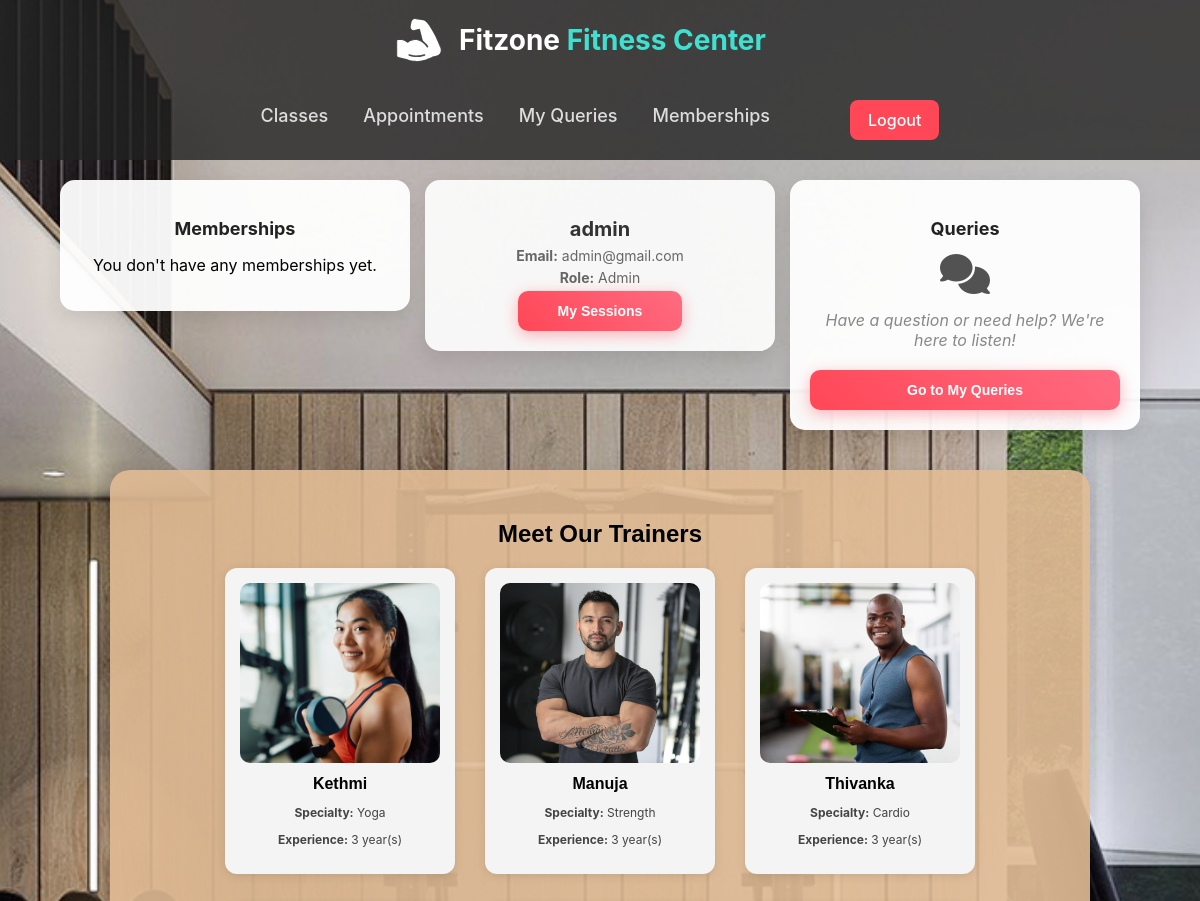
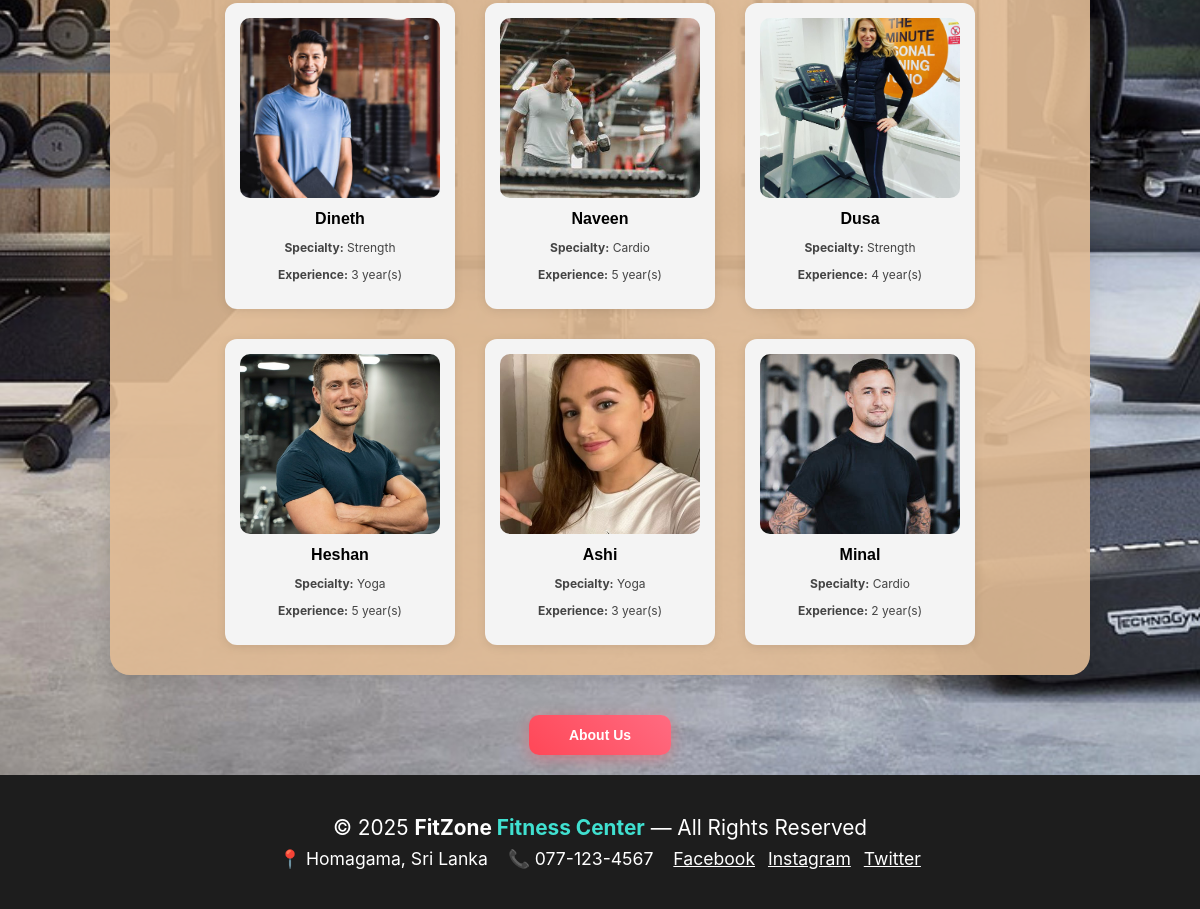
Page /includes/Users/userpage.php (signed in) on the committed database (2 pictures, top to bottom).
### tables this page shows
CREATE TABLE `users` (
  `user_id` int(11) NOT NULL,
  `username` varchar(50) NOT NULL,
  `pwd` varchar(255) NOT NULL,
  `email` varchar(100) NOT NULL,
  `role` enum('customer','staff','admin') NOT NULL
);

CREATE TABLE `trainers` (
  `trainer_id` int(11) NOT NULL,
  `name` varchar(255) NOT NULL,
  `specialty` varchar(255) NOT NULL,
  `experience` int(11) NOT NULL,
  `profile` varchar(255) NOT NULL
);

### includes/Users/userpage.php (the view, shortened to what this page needs)
<?php
$conn = new mysqli("localhost", "root", "", "gym");
$user_id = $_SESSION['user_id'];
$sql = "SELECT username, email, role FROM users WHERE user_id = ?";
$stmt = $conn->prepare($sql);
$stmt->bind_param("i", $user_id);
$stmt->execute();
$result = $stmt->get_result();
if ($result->num_rows > 0) {
    $user = $result->fetch_assoc();
} else {
    echo "No user found.";
    exit();
}
$memberships = [];
?>
<!DOCTYPE html>
<html lang="en">
<head>
    <link rel="stylesheet" href="https://cdnjs.cloudflare.com/ajax/libs/font-awesome/6.5.0/css/all.min.css">
</head>
<body>
    <header class="header">
        <div class="container">
            <img src="/gym/includes/image/logo.svg" alt="Fitzone Logo" style="width: 50px; height: 50px; margin-bottom: 10px;">
            <h1>Fitzone <span>Fitness Center</span></h1>
            <nav>
                <a href="view_classes.php">Classes</a>
                <a href="appointment.php">Appointments</a>
                <a href="UserQueries.php">My Queries</a>
                <a href="membership.php">Memberships</a>
                <a href="../logout.php" class="logout-btn">Logout</a>
            </nav>
        </div>
    </header>
    <div class="container">
        <div class="membership-section">
            <h3>Memberships</h3>
            <?php if (count($memberships) > 0): ?>
                <?php foreach ($memberships as $membership): ?>
                    <div class="membership">
                        <p><strong>Membership Name:</strong> <?php echo htmlspecialchars($membership['name']); ?></p>
                        <p><strong>Start Date:</strong> <?php echo htmlspecialchars($membership['start_date']); ?></p>
                        <p><strong>End Date:</strong> <?php echo htmlspecialchars($membership['end_date']); ?></p>
                        <div class="membership-action">
                            <a href="membership.php" class="button" style="padding:6px 18px;font-size:13px;">View Membership Details</a>
                        </div>
                    </div>
                <?php endforeach; ?>
            <?php else: ?>
                <p style="text-align:center;">You don't have any memberships yet.</p>
            <?php endif; ?>
        </div>
        <div class="user-profile">
            <h2><?php echo htmlspecialchars($user['username']); ?></h2>
            <p><strong>Email:</strong> <?php echo htmlspecialchars($user['email']); ?></p>
            <p><strong>Role:</strong> <?php echo htmlspecialchars(ucfirst($user['role'])); ?></p>
            <a href="viewappointment.php" class="button">My Sessions</a>
        </div>
        <div class="query-section">
            <h3>Queries</h3>
            <div style="text-align:center; margin-bottom:10px;">
                <i class="fa-solid fa-comments" style="font-size: 2.5em; color:rgb(82, 82, 82);"></i>
            </div>
            <p style="text-align:center; color:#888; font-style:italic; margin-bottom:15px;">
            Have a question or need help? We're here to listen!
            </p>
            <a href="UserQueries.php" class="button" style="display:block;text-align:center;margin-top:20px;">Go to My Queries</a>
        </div>
    </div>
    <section id="trainers" class="trainers">
        <h2>Meet Our Trainers</h2>
        <div class="trainer-grid">
            <?php
            $conn = new mysqli("localhost", "root", "", "gym");
            $sql = "SELECT name, specialty, experience, profile FROM trainers";
            $result = $conn->query($sql);
            if ($result->num_rows > 0) {
                while ($row = $result->fetch_assoc()) {
                    echo '<div class="trainer-card">';
                    echo '<img src="/gym/includes/admin/' . $row["profile"] . '" alt="' . $row["name"] . '" class="trainer-img">';
                    echo '<h3>' . ucfirst($row["name"]) . '</h3>';
                    echo '<p><strong>Specialty:</strong> ' . $row["specialty"] . '</p>';
                    echo '<p><strong>Experience:</strong> ' . $row["experience"] . ' year(s)</p>';
                    echo '</div>';
                }
            } else {
                echo "<p>No trainers found.</p>";
            }
            ?>
        </div>
    </section>
    <div class="action-button">
        <a href="/gym/includes/about_us.php" class="button">About Us</a>
    </div>
    <?php include __DIR__ . '/../footer.php'; ?>

### includes/footer.php (shortened to what this page needs)
<footer style="position: static;">
    <div style="padding: 20px 0;">
        <p style="font-size: 1.3em; margin: 0;">
            &copy; 2025 <strong>FitZone<span class="title"> Fitness Center</span></strong> &mdash; All Rights Reserved
        </p>
        <p style="margin: 8px 0 0 0; font-size: 1.1em;">
            <span style="margin-right: 15px;">📍 Homagama, Sri Lanka</span>
            <span style="margin-right: 15px;">📞 077-123-4567</span>
            <span>
                <a href="https://www.facebook.com" style="color: #fff; text-decoration: underline; margin-right: 8px;">Facebook</a>
                <a href="https://www.instagram.com" style="color: #fff; text-decoration: underline; margin-right: 8px;">Instagram</a>
                <a href="https://www.x.com" style="color: #fff; text-decoration: underline;">Twitter</a>
            </span>
        </p>
    </div>

### includes/Users/userpage.php (style rules this page uses)
body { margin: 0; font-family: 'Inter', sans-serif; background: url('/gym/includes/Background/background2.jpg') no-repeat center center fixed; background-size: cover; display: flex; flex-direction: column; min-height: 100vh; }
.header { background: rgba(34, 34, 34, 0.8); padding: 15px 0; color: #fff; text-align: center; }
.header h1 { margin: 0; font-size: 28px; margin-top:8px; margin-right: 40px; }
.header h1 span { color: #40E0D0; }
nav { margin-top: 10px; display: flex; flex-wrap: wrap; justify-content: center; gap: 15px; }
nav a { color: #ddd; margin: 5px 10px; text-decoration: none; font-weight: 500; font-size: 18px; transition: color 0.3s ease; }
.container { width: 90%; max-width: 1200px; margin: 0 auto; flex-grow: 1; display: flex; flex-wrap: wrap; justify-content: center; align-items: flex-start; gap: 15px; }
.user-profile { background: rgba(255, 255, 255, 0.9); max-width: 450px; margin: 20px 0; padding: 20px; border-radius: 15px; text-align: center; box-shadow: 0 8px 20px rgba(0, 0, 0, 0.1); flex: 1; min-width: 280px; }
.user-profile h2 { font-size: 20px; margin-bottom: 6px; color: #333; }
.user-profile p { font-size: 14px; color: #666; margin: 5px 0; }
.logout-btn { background: #ff4757; color: #ffffff; padding: 10px 18px; border: none; border-radius: 8px; cursor: pointer; text-decoration: none; display: inline-block; margin-top: 0px; margin-left: 55px; font-size: 16px; transition: all 0.3s ease; transform: scale(1); }
.action-button { text-align: center; margin: 20px 0; width: 100%; }
.button { background: linear-gradient(45deg, #ff4757, #ff6b81); color: #fff; padding: 12px 40px; border-radius: 10px; text-decoration: none; font-size: 14px; font-weight: bold; font-family: 'Montserrat', sans-serif; display: inline-block; box-shadow: 0 4px 15px rgba(255, 71, 87, 0.4); transition: all 0.3s ease; transform: scale(1); }
.membership-section { background: rgba(255, 255, 255, 0.95); max-width: 450px; margin: 20px 0; padding: 20px; border-radius: 15px; box-shadow: 0 8px 20px rgba(0, 0, 0, 0.1); flex: 1; min-width: 280px; }
.membership-section h3 { text-align: center; margin-bottom: 15px; color: #222; font-size: 18px; }
.query-section { background: rgba(255, 255, 255, 0.95); max-width: 450px; margin: 20px 0; padding: 20px; border-radius: 15px; box-shadow: 0 8px 20px rgba(0, 0, 0, 0.1); flex: 1; min-width: 280px; }
.query-section h3 { text-align: center; margin-bottom: 15px; color: #222; font-size: 18px; }
.trainers { padding: 30px 10px; background-color: rgba(226, 188, 149, 0.9); text-align: center; border-radius: 20px; margin: 20px auto; width: 80%; max-width: 1000px; box-shadow: 0 4px 20px rgba(0, 0, 0, 0.1); }
.trainers h2 { color: #000000; font-family: 'Montserrat', sans-serif; font-size: 24px; margin-bottom: 20px; text-align: center; }
.trainer-grid { display: flex; flex-wrap: wrap; justify-content: center; gap: 30px; }
.trainer-card { width: 200px; padding: 15px; background-color: #f4f4f4; border-radius: 12px; box-shadow: 0 2px 10px rgba(0, 0, 0, 0.1); transition: transform 0.3s ease; }
.trainer-card img { width: 100%; height: 180px; object-fit: cover; border-radius: 10px; }
.trainer-card h3 { font-family: 'Montserrat', sans-serif; margin: 8px 0 4px; font-size: 16px; }
.trainer-card p { font-size: 12px; color: #444; }

### rows in the picture
users: username "admin", email "admin@gmail.com", role "Admin"
trainers: profile (picture), name "Kethmi", specialty "Yoga", experience "3"
trainers: profile (picture), name "Manuja", specialty "Strength", experience "3"
trainers: profile (picture), name "Thivanka", specialty "Cardio", experience "3"
trainers: profile (picture), name "Dineth", specialty "Strength", experience "3"
trainers: profile (picture), name "Naveen", specialty "Cardio", experience "5"
trainers: profile (picture), name "Dusa", specialty "Strength", experience "4"
trainers: profile (picture), name "Heshan", specialty "Yoga", experience "5"
trainers: profile (picture), name "Ashi", specialty "Yoga", experience "3"
trainers: profile (picture), name "Minal", specialty "Cardio", experience "2"
